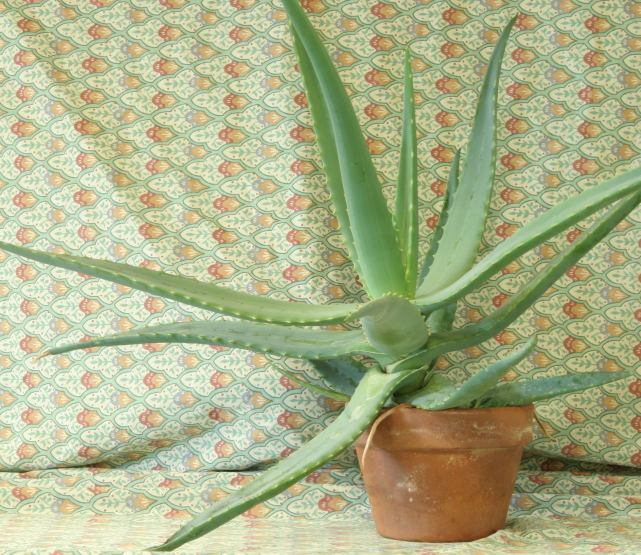
//> input picture convolution/img/aloeL.jpg, 1282 x 1110 px (shown at 1/2 size)
$ ./main   (built with g++ and OpenCV 4)
//> lines starting //> are read from the running program, lines starting //| are printed output that depends on the picture

#include <iostream>
#include <opencv2/opencv.hpp>
#include <opencv2/core.hpp>

using namespace std;

int main()
{
    printf("--Iamge convolution test--\n");

    cv::Mat image = cv::imread("img/aloeL.jpg", 1);
//> image is the input picture: 1110 rows x 1282 cols, CV_8UC3; mean B, G, R 136.6, 177.2, 171.2

    unsigned int h = image.size().height;
//> h = 1110
    unsigned int w = image.size().width;
//> w = 1282

    unsigned int window_sz = 3;

    cv::resize(image, image, cv::Size(int(h*0.5), int(w*0.5)));
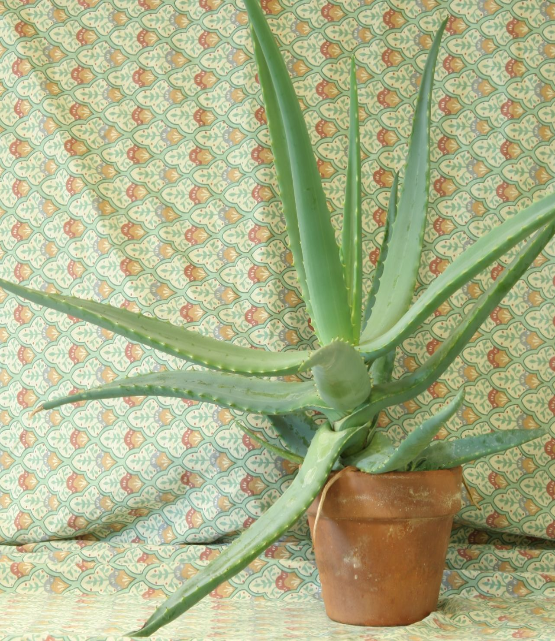
//> image: 641 rows x 555 cols, CV_8UC3; mean B, G, R 136.5, 177.1, 171.1

    h = image.size().height;
//> h = 641
    w = image.size().width;
//> w = 555

    cout << "H x W : " << h << " x " << w << endl;
//| H x W : 641 x 555


    unsigned int dst_h = h/window_sz;
//> dst_h = 213
    unsigned int dst_w = w/window_sz;
//> dst_w = 185

    // cout << image.at<cv::Vec3b>(0,0) << endl;

    // cv::Mat kernel = cv::Mat::ones(window_sz, window_sz, CV_32F)/16;

    // cv::Mat kernel = (cv::Mat_<float>(3,3) << 1, 2, 1, 2, 4, 2, 1, 2, 1)/16.0f;

    cv::Mat kernel = (cv::Mat_<float>(3,3) << 1, 0, -1, 0, 0, 0, -1, 0, 1);

    cout << kernel << endl;

    cv::Mat dst = cv::Mat::zeros(h,w, CV_8UC1);

    cv::Mat gray = cv::Mat::zeros(h,w, CV_8UC1);
    cv::cvtColor(image, gray, CV_BGR2GRAY);
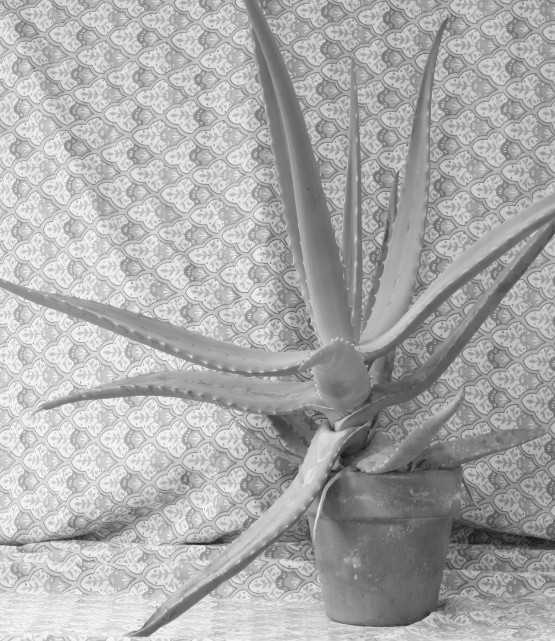
//> gray: 641 rows x 555 cols, CV_8UC1; min 20, max 253, mean 170.6

    cv::filter2D(gray, dst, 8, kernel);
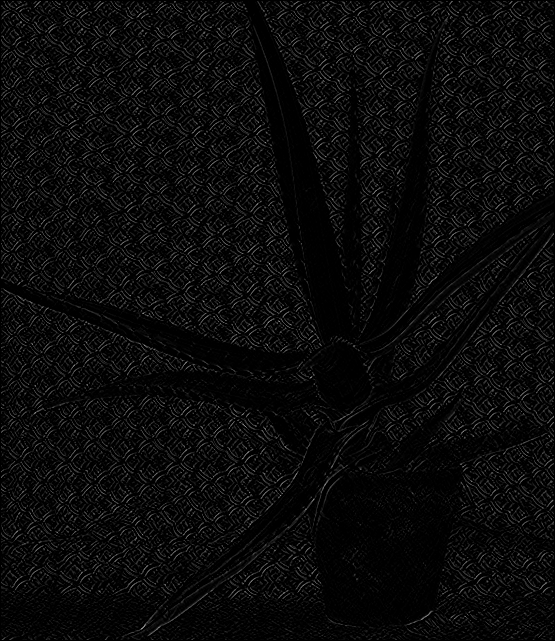
//> dst: 641 rows x 555 cols, CV_8UC1; min 0, max 153, mean 10.6

    cout << "H x W : " << dst.size().height << " x " << dst.size().width << endl;
//| H x W : 641 x 555

    // cv::Mat dst = cv::Mat::zeros(dst_h,dst_w, CV_8UC1);

    for(int y=0; y<dst_h; y+=window_sz){
        for(int x=0; x<dst_w; x+=window_sz){
            // cv::Mat p = cv::Vec3d(image.at<cv::Vec3b>(y, x));
            // dst.at<uchar>(y,x) = int((a*p[0]+b*p[1]+c*p[2])/(a+b+c));
        }
    }


    cv::imshow("dst image", dst);

    // [8 lines of commented-out code are left out]

    cv::waitKey(0);
    return 0;
}
